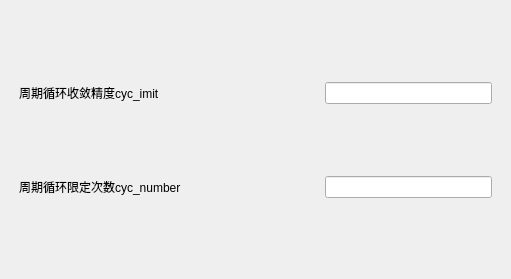
<?xml version="1.0" encoding="UTF-8"?>
<ui version="4.0">
 <class>Input_Fourth_2_dialog_UI</class>
 <widget class="QWidget" name="Input_Fourth_2_dialog_UI">
  <property name="geometry">
   <rect>
    <x>0</x>
    <y>0</y>
    <width>511</width>
    <height>279</height>
   </rect>
  </property>
  <property name="windowTitle">
   <string>Form</string>
  </property>
  <widget class="CardWidget" name="CardWidget_208">
   <property name="geometry">
    <rect>
     <x>10</x>
     <y>10</y>
     <width>491</width>
     <height>261</height>
    </rect>
   </property>
   <property name="minimumSize">
    <size>
     <width>0</width>
     <height>0</height>
    </size>
   </property>
   <layout class="QGridLayout" name="gridLayout_151">
    <item row="1" column="0">
     <widget class="SubtitleLabel" name="SubtitleLabel_1011">
      <property name="minimumSize">
       <size>
        <width>300</width>
        <height>28</height>
       </size>
      </property>
      <property name="maximumSize">
       <size>
        <width>451</width>
        <height>28</height>
       </size>
      </property>
      <property name="text">
       <string>周期循环限定次数cyc_number</string>
      </property>
     </widget>
    </item>
    <item row="0" column="0">
     <widget class="SubtitleLabel" name="SubtitleLabel_1008">
      <property name="minimumSize">
       <size>
        <width>300</width>
        <height>28</height>
       </size>
      </property>
      <property name="maximumSize">
       <size>
        <width>451</width>
        <height>28</height>
       </size>
      </property>
      <property name="text">
       <string>周期循环收敛精度cyc_imit</string>
      </property>
     </widget>
    </item>
    <item row="0" column="1">
     <widget class="LineEdit" name="LineEdit"/>
    </item>
    <item row="1" column="1">
     <widget class="LineEdit" name="LineEdit_2"/>
    </item>
   </layout>
  </widget>
 </widget>
 <customwidgets>
  <customwidget>
   <class>CardWidget</class>
   <extends>QFrame</extends>
   <header>qfluentwidgets</header>
   <container>1</container>
  </customwidget>
  <customwidget>
   <class>SubtitleLabel</class>
   <extends>QLabel</extends>
   <header>qfluentwidgets</header>
  </customwidget>
  <customwidget>
   <class>LineEdit</class>
   <extends>QLineEdit</extends>
   <header>qfluentwidgets</header>
  </customwidget>
 </customwidgets>
 <resources/>
 <connections/>
</ui>
